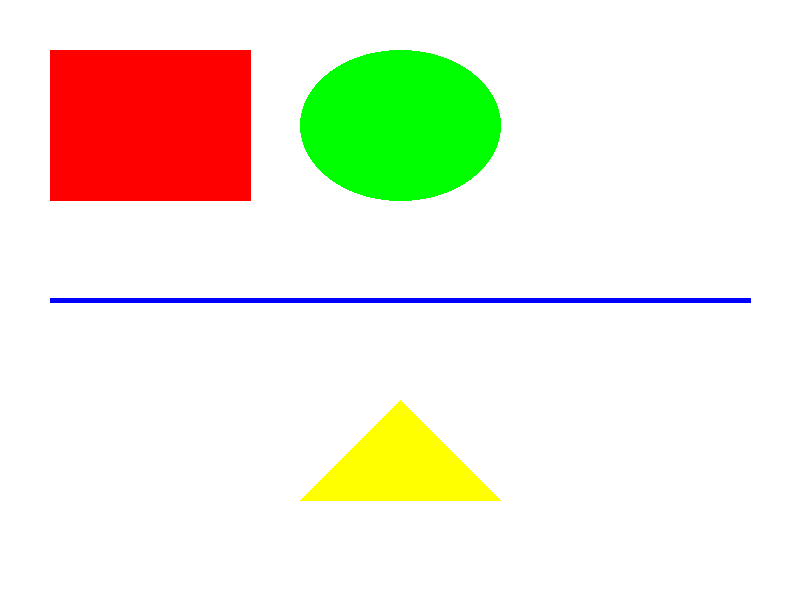
#> input picture shapes.png, 800 x 600 px
$ python image.py
#> lines starting #> are read from the running program, lines starting #| are printed output that depends on the picture
from pathlib import Path
from PIL import Image

def compress_image(input_path: Path, output_path: Path, target_size: int = 1500, quality: int = 85) -> None:
    """Compress an image to a target size in bytes."""
#> called with target_size = 1500, quality = 85
    with Image.open(input_path) as img:
        # Convert RGBA to RGB if needed
#> img is the input picture: PIL image 800x600 RGBA; mean R, G, B, A 21.5, 18.1, 1.9, 36.1
        if img.mode == 'RGBA':
            img = img.convert('RGB')
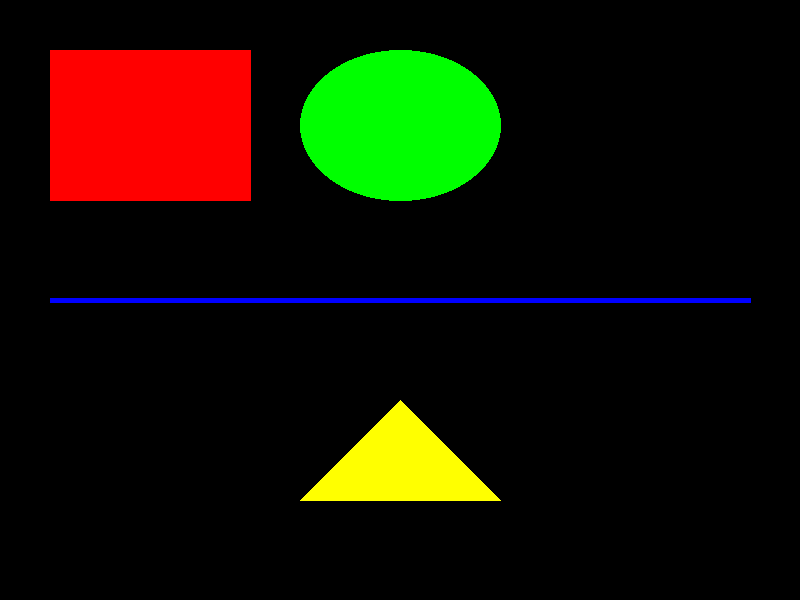
#> img: PIL image 800x600 RGB; mean R, G, B 21.5, 18.1, 1.9

        # Save the image with initial quality
        img.save(output_path, 'PNG', quality=quality, optimize=True)

        # Check file size and adjust quality if necessary
        while output_path.stat().st_size > target_size and quality > 10:
            quality -= 5  # Reduce quality by 5% each iteration
            img.save(output_path, 'PNG', quality=quality, optimize=True)
#> after the loop, quality = 10

# Define input and output paths
input_path = Path('shapes.png')
output_path = Path('shapes_compressed.png')

# Compress the image
compress_image(input_path, output_path, target_size=1500)

# Check the final file size
print(f"Final file size: {output_path.stat().st_size} bytes")
